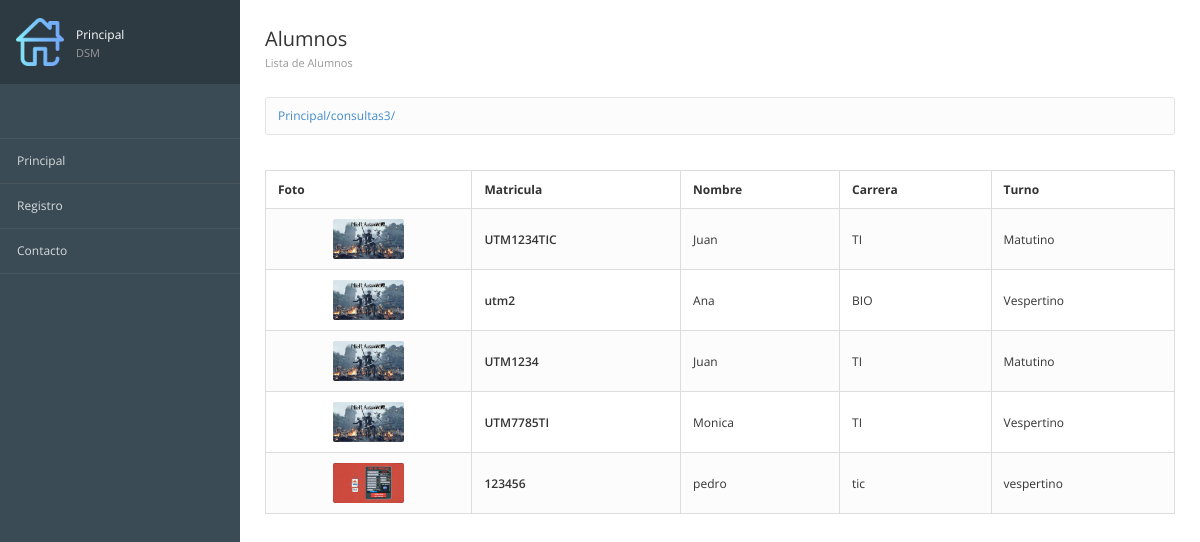
Screenshot of /consultas3/ with the database file from the repository.
### registros/models.py (models this page shows, shortened)
class Alumnos(models.Model):
    matricula=models.CharField(max_length=12,verbose_name="Mat")
    nombre=models.TextField()
    carrera=models.TextField()
    turno=models.CharField(max_length=10)
    imagen=models.ImageField(null=True,upload_to="fotos",verbose_name="Fotografia")
    created=models.DateTimeField(auto_now_add=True)
    updated=models.DateTimeField(auto_now_add=True)
    class Meta:
        verbose_name='Alumno'
        verbose_name_plural='Alumnos'
        ordering = ["-created"]

### registros/views.py (the view)
# urls.py: path('consultas3/',views_registros.consultar3,name="Consultas"),
def consultar3(request):
     alumnos=Alumnos.objects.only("matricula", "nombre","carrera","turno","imagen")
     return render(request,"registros/consultas.html",{'alumnos':alumnos})

### inicio/templates/registros/consultas.html (shortened to what this page needs)
{% extends "inicio/encabezado.html" %}
{% block imagen %}
	{% load static %}
	{%static 'inicio/images/home.png'%}
{% endblock %}
{% block pag %}Principal {% endblock %}
			{% block encabezado %}
			<h3>Alumnos
				<small>Lista de Alumnos </small></h3>
			{% endblock %}
{% block contenido %}
<table class="table table-bordered table-striped">
    <thead>
        <tr>
            <th>Foto</th>
            <th>Matricula</th>
            <th>Nombre</th>
            <th>Carrera</th>
            <th>Turno</th>
        </tr>
    </thead>
	<tbody>
		{% for alumno in alumnos %}
		<tr>
			<td class="text-center">
				<img src="{{ alumno.imagen.url }}" alt="" class="img-media">
			</td>
			<td class="text-semibold">{{ alumno.matricula }}</td>
			<td class="muted">{{ alumno.nombre }}</td>
			<td class="muted">{{ alumno.carrera }}</td>
			<td class="muted">{{ alumno.turno }}</td>
		</tr>
		{% endfor %}
	</tbody>
</table>
{% endblock %}

### inicio/static/inicio/css/londinium-theme.css (style rules this page uses)
html { height: 100%; }
body { font-family: 'Open Sans', sans-serif; font-size: 12px; position: relative; min-height: 100%; }
h1, h2, h3, h4, h5, h6, .h1, .h2, .h3, .h4, .h5, .h6 { font-weight: 600; line-height: 1.42857143; margin-top: 0; }
h3, .h3 { font-size: 20px; }
.text-semibold { font-weight: 600; }
.img-media { height: 40px; border-radius: 2px; }
.page-header small { display: block; font-size: 11px; color: #999; margin: 8px 0 0 0; }
.page-title h3 { padding: 29px 0; margin: 0; font-weight: 400; line-height: 20px; }
.table { margin-bottom: 0; }
.table > thead > tr > th { border-bottom-width: 1px; outline: 0; }
.table > thead > tr > th, .table > tbody > tr > th, .table > tfoot > tr > th, .table > thead > tr > td, .table > tbody > tr > td, .table > tfoot > tr > td { vertical-align: middle; padding: 10px 12px; }
.table-striped > tbody > tr:nth-child(odd) > td, .table-striped > tbody > tr:nth-child(odd) > th, .table-hover > tbody > tr:hover > td, .table-hover > tbody > tr:hover > th { background-color: #fcfcfc; }

### rows the page displays
Alumnos: imagen (picture), matricula "UTM1234TIC", nombre "Juan", carrera "TI", turno "Matutino"
Alumnos: imagen (picture), matricula "utm2", nombre "Ana", carrera "BIO", turno "Vespertino"
Alumnos: imagen (picture), matricula "UTM1234", nombre "Juan", carrera "TI", turno "Matutino"
Alumnos: imagen (picture), matricula "UTM7785TI", nombre "Monica", carrera "TI", turno "Vespertino"
Alumnos: imagen (picture), matricula "123456", nombre "pedro", carrera "tic", turno "vespertino"

### other values shown
{{ request.path }} "/consultas3/"
